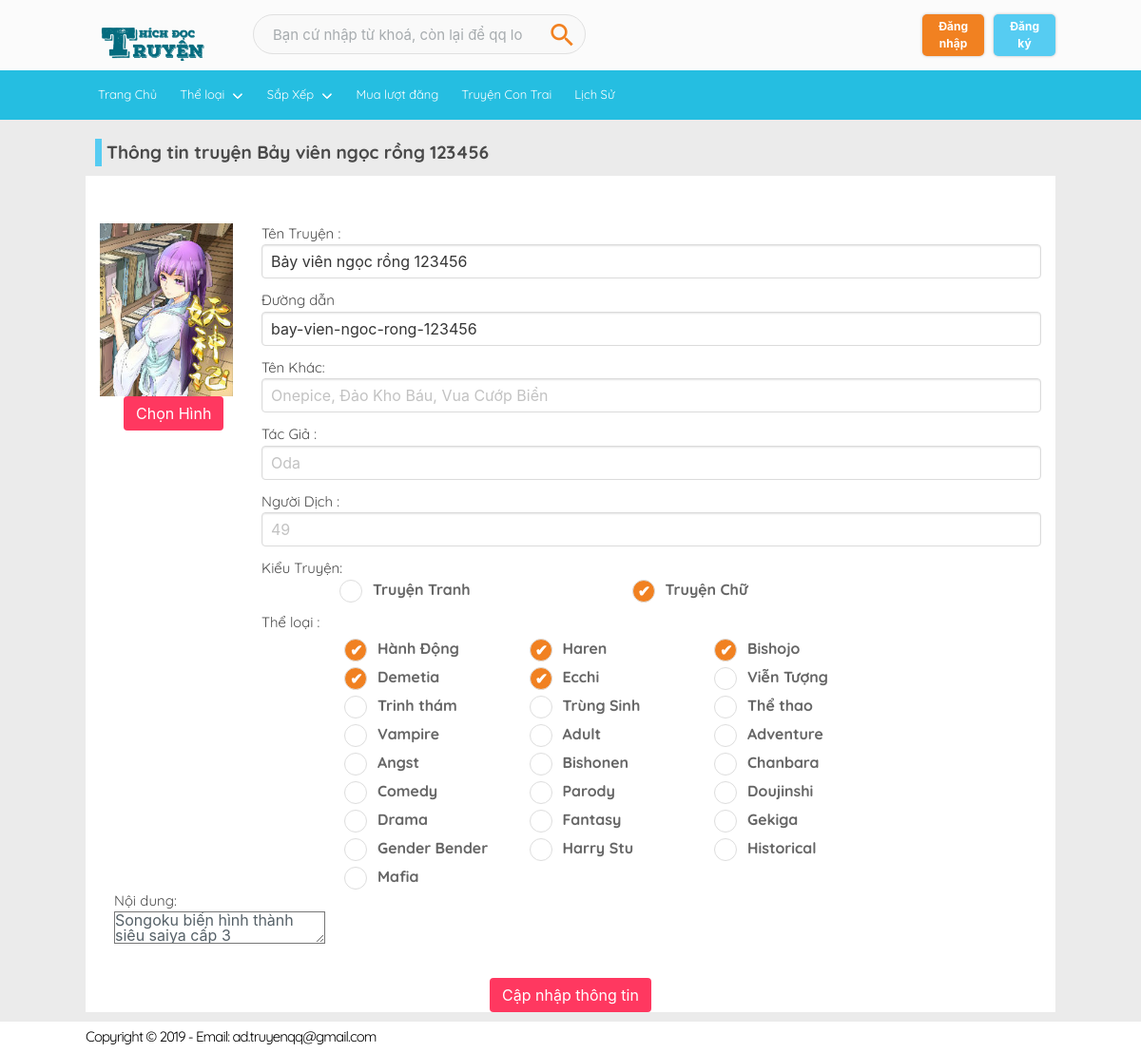
/websitetruyen/edittruyen.php?ma_truyen=2, run on the app's committed database.
### tables this page shows
CREATE TABLE `manga` (
  `IdManga` int(11) NOT NULL,
  `TenManga` varchar(150) NOT NULL,
  `TenKhac` varchar(150) NOT NULL,
  `Tacgia` varchar(100) NOT NULL,
  `NguoiDich` varchar(100) NOT NULL,
  `TinhTrang` tinyint(1) NOT NULL,
  `GioiThieu` text NOT NULL,
  `ChuongCuoi` int(11) NOT NULL,
  `NguoiDang` int(11) NOT NULL,
  `Anh` varchar(250) NOT NULL,
  `Slug` varchar(150) NOT NULL,
  `KieuTruyen` tinyint(1) NOT NULL DEFAULT 1,
  `NgayDang` datetime DEFAULT NULL,
  `NgayTao` date NOT NULL DEFAULT current_timestamp()
);

CREATE TABLE `theloaitruyen` (
  `Id` int(11) NOT NULL,
  `NgayTao` date NOT NULL DEFAULT current_timestamp(),
  `Manga` int(11) NOT NULL,
  `Theloai` int(11) NOT NULL
);

CREATE TABLE `theloai` (
  `IdTheloai` int(11) NOT NULL,
  `TenTheloai` varchar(100) NOT NULL,
  `Slug` varchar(100) NOT NULL,
  `Content` varchar(250) NOT NULL,
  `NgayTao` datetime NOT NULL DEFAULT current_timestamp()
);

### websitetruyen/Config/db.class.php (called while the page is built, shortened)
<?php
class Db
{
    protected static $connection;
    public function connect()
    {
        if (!isset(self::$connection))
        {
            $config = parse_ini_file("config.ini");
            self::$connection = new mysqli("localhost", $config["username"], $config["password"], $config["databasename"]);
        }
        return self::$connection;
    }
    public function query_execute($queryString)
    {
        $connection = $this->connect();
        $connection->query("SET NAMES utf-8");
        $result = $connection->query($queryString);
        return $result;
    }
    public function select_to_array($queryString)
    {
        $rows = array();
        $result = $this->query_execute($queryString);
        while ($item = $result->fetch_assoc())
        {
            $rows[] = $item;
        }
        return $rows;
    }
}
?>

### websitetruyen/Controller/Manga.class.php (called while the page is built, shortened)
<?php
require_once("Config/db.class.php");
class Manga
{
    public static function ChitietMangaa($ma_truyen)
    {
        $db = new Db();
        $sql = "SELECT * FROM `manga` WHERE `IdManga` = '$ma_truyen'";
        $result = $db->select_to_array($sql);
        return $result;
    }
}
?>

### websitetruyen/Controller/Theloaitruyen.class.php (called while the page is built, shortened)
<?php
require_once("Config/db.class.php");
class Theloaitruyen{
    public static function Danhsachtheloaitruyen($IdManga)
    {
        $db=new Db();
        $sql = "SELECT * FROM `theloaitruyen`,`manga`,`theloai` where `theloaitruyen`.`Manga` = `manga`.`IdManga`AND `theloai`.`IdTheloai` = `theloaitruyen`.`Theloai` AND `manga`.`IdManga` = '$IdManga'";
        $result = $db->select_to_array($sql);
        return $result;
    }
}
?>

### websitetruyen/Controller/Theloai.class.php (called while the page is built, shortened)
<?php
require_once("Config/db.class.php");
class Theloai{
    public static function Theloaitruyen()
    {
        $db = new Db();
        $sql = "SELECT `theloai`.* FROM `theloai` ";
        $result = $db->select_to_array($sql);
        return $result;
    }
    public static function ExcludeSQLIdTheloai($ma_truyen)
    {
        $db = new Db();
        $sql = "SELECT * From theloai WHERE IdTheloai not IN (SELECT IdTheloai From theloai, theloaitruyen, manga WHERE theloaitruyen.Manga = manga.IdManga and theloai.IdTheloai =theloaitruyen.Theloai AND manga.IdManga = '$ma_truyen')";
        $result = $db->select_to_array($sql);
        return $result;
    }
}
?>

### websitetruyen/edittruyen.php (the view, shortened to what this page needs)
<?php
include("Controller/Theloaitruyen.class.php");
?>
<?php
include_once("header.php");
?>
<?php
if (!isset($_GET["ma_truyen"])) {
  header("Location: home.php");
} else {
  $ma_truyen = $_GET["ma_truyen"];
  $chitiettruyen = Manga::ChitietMangaa($ma_truyen);
  $chitiettruyen = reset($chitiettruyen);
  $danhsachtheloaitruyen = Theloaitruyen::Danhsachtheloaitruyen($ma_truyen);
  $danhsachtheloai = Theloai::ExcludeSQLIdTheloai($ma_truyen);
}
?>
<section class="main-content">
  <div class="container" id="pageregman">
    <div class="title-list">
      Thông tin truyện <?php echo $chitiettruyen["TenManga"] ?>
    </div>
    <div class="messages">
      <form method="post" enctype="multipart/form-data" id="Dangkytruyen">
        <div class="col-lg-2">
          <img id="ImageManga" class="image-avatar" src="<?php echo "/websitetruyen/" . $chitiettruyen["Anh"]; ?>" width="150px" height="150px" />
          <button class="button is-danger btn-avatar" type="button" style="margin-left: 25px;" id="clickFile">
            Chọn Hình
          </button>
        </div>
        <div class="col-lg-10">
          <div class="field">
            <p class="txt">Tên Truyện :</p>
            <p class="control">
              <input class="input" name="TenManga" id="MangaName" type="text" value="<?php echo $chitiettruyen["TenManga"]; ?>" placeholder="Đảo Hải Tặc" />
            </p>
          </div>
          <div class="field">
            <p class="txt">Đường dẫn</p>
            <p class="control">
              <input class="input" type="text" id="Slug" name="Slug" value="<?php echo $chitiettruyen["Slug"]; ?>" placeholder="dao-hai-tac" />
            </p>
          </div>
          <div class="field">
            <p class="txt">Tên Khác:</p>
            <p class="control">
              <input class="input" id="OrtherName" name="TenKhac" type="text" value="<?php echo $chitiettruyen["TenKhac"]; ?>" placeholder="Onepice, Đảo Kho Báu, Vua Cướp Biển" />
            </p>
          </div>
          <div class="field">
            <p class="txt">Tác Giả :</p>
            <p class="control">
              <input class="input" type="text" id="Tacgia" name="Tacgia" value="<?php echo $chitiettruyen["Tacgia"]; ?>" placeholder="Oda " />
            </p>
          </div>
          <div class="field">
            <p class="txt">Người Dịch :</p>
            <p class="control">
              <input class="input" type="text" id="Editor" name="NguoiDich" value="<?php echo $chitiettruyen["NguoiDich"]; ?>" placeholder="49" />
            </p>
          </div>
          <div class="field user-field">
            <p class="txt">Kiểu Truyện:</p>
            <p class="control" style="margin-left: 10%;">
              <?php
              if ($chitiettruyen["KieuTruyen"] == 1) {
              ?>
                <input type="radio" id="KieuTruyen" name="KieuTruyen" value="1" checked>
                <label for="KieuTruyen" class="col-sm-5">Truyện Tranh</label>
                <input type="radio" id="KieuTruyen1" name="KieuTruyen" value="2">
                <label for="KieuTruyen1" class="col-sm-5">Truyện Chữ</label>
              <?php } else {  ?>
                <label for="KieuTruyen" class="col-sm-5">Truyện Tranh</label>
                <label for="KieuTruyen1" class="col-sm-5">Truyện Chữ</label>
              <?php } ?>
            </p>
          </div>
          <br />
          <div class="field">
            <p class="txt">Thể loại :</p>
            <p class="control" style="margin-left: 10%;">
              <?php
              foreach ($danhsachtheloaitruyen as $item1) {
              ?>
                <label for="Theloaitruyen[<?php echo $item1["IdTheloai"]; ?>]" class="col-sm-3" style="margin: 5px 5px 5px 5px;"><?php echo $item1["TenTheloai"]; ?></label>
              <?php } ?>
              <?php
              foreach ($danhsachtheloai as $item) {
              ?>
                <label for="Theloai[<?php echo $item["IdTheloai"]; ?>]" class="col-sm-3" style="margin: 5px 5px 5px 5px;"><?php echo $item["TenTheloai"]; ?></label>
              <?php } ?>
            </p>
          </div>
        </div>
        <div class="row" style="margin: 30px 30px 30px 30px;">
          <div class="field">
            <p class="txt">Nội dung:</p>
            <p class="control">
              <textarea name="GioiThieu" id="GioiThieu"><?php echo  $chitiettruyen["GioiThieu"]; ?></textarea>
            </p>
          </div>
        </div>
        <div style="text-align: center;">
          <button class="button is-danger" type="submit" name="btnsubmitupdate">Cập nhập thông tin</button>
        </div>
      </form>
    </div>
  </div>
</section>
<?php include_once("footer.php"); ?>

### data on the page
manga: TenManga "Bảy viên ngọc rồng 123456", Anh (picture), Slug "bay-vien-ngoc-rong-123456", GioiThieu "Songoku biến hình thành siêu saiya cấp 3"
theloaitruyen: Theloai.TenTheloai "Hành Động"
theloaitruyen: Theloai.TenTheloai "Haren"
theloaitruyen: Theloai.TenTheloai "Bishojo"
theloaitruyen: Theloai.TenTheloai "Demetia"
theloaitruyen: Theloai.TenTheloai "Ecchi"
theloai: TenTheloai "Viễn Tượng"
theloai: TenTheloai "Trinh thám"
theloai: TenTheloai "Trùng Sinh"
theloai: TenTheloai "Thể thao"
theloai: TenTheloai "Vampire"
theloai: TenTheloai "Adult"
theloai: TenTheloai "Adventure"
theloai: TenTheloai "Angst"
theloai: TenTheloai "Bishonen"
theloai: TenTheloai "Chanbara"
theloai: TenTheloai "Comedy"
theloai: TenTheloai "Parody"
theloai: TenTheloai "Doujinshi"
theloai: TenTheloai "Drama"
theloai: TenTheloai "Fantasy"
theloai: TenTheloai "Gekiga"
theloai: TenTheloai "Gender Bender"
theloai: TenTheloai "Harry Stu"
theloai: TenTheloai "Historical"
theloai: TenTheloai "Mafia"
